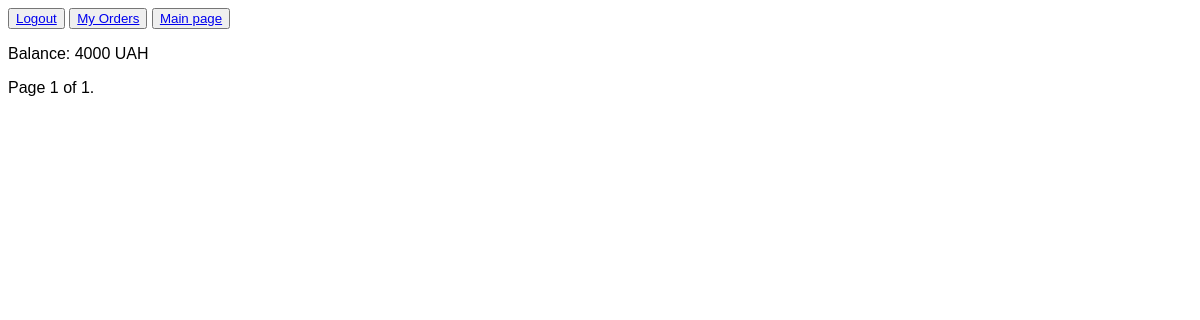
The page /orders/ (signed in) on the database as committed earlier.
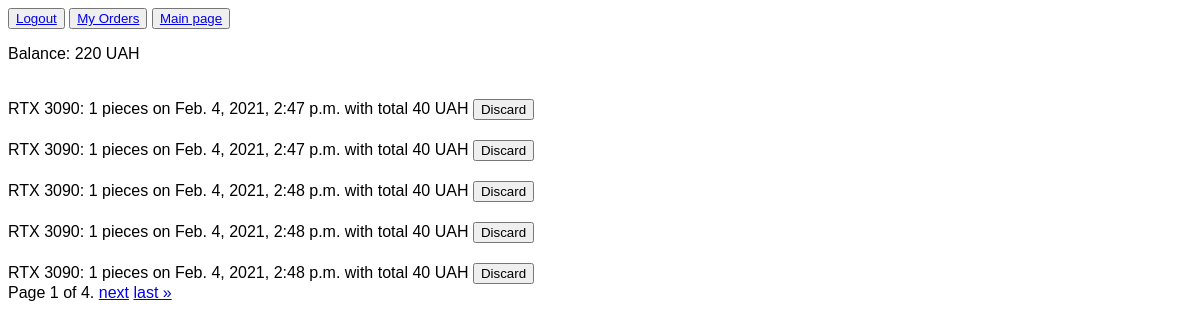
The same page on the database as committed later.
### app/models.py (models this page shows, shortened)
class MyUser(AbstractUser):
    avatar = models.ImageField(blank=True, null=True)
    balance = models.PositiveIntegerField(default=10000, blank=False)

class Order(models.Model):
    owner = models.ForeignKey(MyUser, on_delete=models.CASCADE, default=None)
    position = models.ForeignKey(Product, on_delete=models.CASCADE, default=None)
    quantity = models.PositiveSmallIntegerField(default=1)
    order_date = models.DateTimeField(auto_now_add=True)
    discarded = models.BooleanField(default=False)

class Product(models.Model):
    title = models.CharField(max_length=30)
    desc = models.CharField(max_length=150)
    photo = models.ImageField(blank=True)
    amount = models.PositiveSmallIntegerField()
    price = models.PositiveSmallIntegerField(default=1000)

### app/views.py (the view, shortened to what this page needs)
# urls.py: path('orders/', OrderViewList.as_view(), name='orders'),
class OrderViewList(LoginRequiredMixin, ListView):
    login_url = "/login"
    model = Order
    template_name = 'orders.html'
    paginate_by = 5
    ordering = ['order_date']
    def get_queryset(self):
        queryset = Order.objects.filter(owner__id=self.request.user.id)
        ordering = self.get_ordering()
        if ordering:
            if isinstance(ordering, str):
                ordering = (ordering,)
        queryset = queryset.order_by(*ordering)
        return queryset

### app/templatetags/app_extras.py (called while the page is built)
def mult(value, arg):
    return int(value) * int(arg)

### templates/orders.html (shortened to what this page needs)
{% extends 'base.html' %}
{% load app_extras %}
{% block some_info %}
    {% for obj in object_list %}
        {% if not obj.discarded %}
            <form method="post">
                <div style="padding-top: 20px">
                    {{ obj.position.title }}: {{ obj.quantity }} pieces on {{ obj.order_date }}
                     with total {{ obj.quantity|mult:obj.position.price }} UAH
                    <input type="submit" value="Discard">
                </div>
            </form>
        {% else %}
            <div style="padding-top: 20px">
                <del>{{ obj.position.title }}: {{ obj.quantity }} pieces on {{ obj.order_date }} with total
                    {{ obj.quantity|mult:obj.position.price }} UAH</del>
            </div>
        {% endif %}
    {% endfor %}
    <div class="pagination">
        <span class="step-links">
            <span class="current">
                Page {{ page_obj.number }} of {{ page_obj.paginator.num_pages }}.
            </span>
            {% if page_obj.has_next %}
                <a href="?page={{ page_obj.next_page_number }}">next</a>
                <a href="?page={{ page_obj.paginator.num_pages }}">last &raquo;</a>
            {% endif %}
        </span>
    </div>
{% endblock %}

### templates/base.html (shortened to what this page needs)
<!DOCTYPE html>
<html lang="en">
<head>
</head>
<body style="font-family: sans-serif">
    {% if user.username %}
        <button><a href="/logout">Logout</a></button>
        <button><a href="/orders">My Orders</a></button>
    {% else %}
        <button><a href="/login">Login</a></button>
        <button><a href="/reg">Sign up</a></button>
    {% endif %}
    {% if name == products %}
        <button><a href="/products">Main page</a></button>
    {% endif %}
    {% if user.username %}
        <p>Balance: {{ user.balance }} UAH</p>
    {% endif %}
    {% block some_info %}
    {% endblock %}
</body>
</html>

Rows that differ between the two databases and show on the page:
changed MyUser: balance "4000" → "220"
added Order: position "RTX 3090", quantity "1", order_date "Feb. 4, 2021, 2:47 p.m.", quantity|mult "40"
added Order: position "RTX 3090", quantity "1", order_date "Feb. 4, 2021, 2:47 p.m.", quantity|mult "40"
added Order: position "RTX 3090", quantity "1", order_date "Feb. 4, 2021, 2:48 p.m.", quantity|mult "40"
added Order: position "RTX 3090", quantity "1", order_date "Feb. 4, 2021, 2:48 p.m.", quantity|mult "40"
added Order: position "RTX 3090", quantity "1", order_date "Feb. 4, 2021, 2:48 p.m.", quantity|mult "40"
Other text that changed with them:
{{ page_obj.paginator.num_pages }}: "1" → "4"
text now shown: "next last »"
